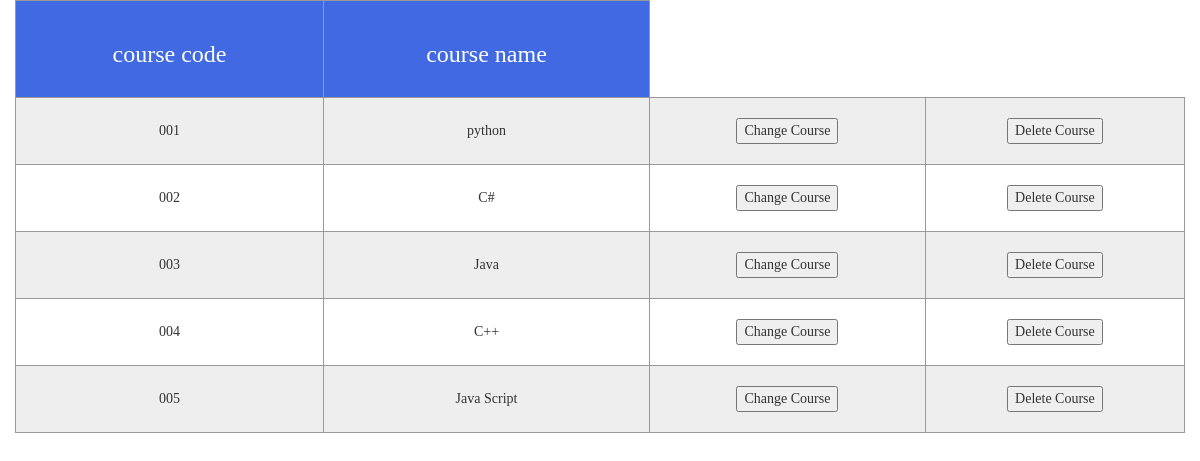
Screenshot of /select_course/ (signed in) with the database file from the repository.
### WEB1/models.py (models this page shows)
class Course(models.Model):
    id = models.AutoField(primary_key=True)
    code = models.CharField(max_length=33)
    name = models.CharField(max_length=33)

### WEB1/view_set/course_view.py (the view)
# urls.py: path('select_course/',course_view.select_course,name='select_course'),
@login_required
@permission_required('WEB1.view_course',raise_exception=True)#要和admin里面权限对应
def select_course(request):
    if request.method == 'GET':
        mycourse = Course.objects.all()
        return render(request,'select_course.html',{'mycourse':mycourse})

### templates/select_course.html (shortened to what this page needs)
<!DOCTYPE html>
<html lang="en">
<head>
    <link rel="stylesheet" href="../static/css/bootstrap.css">
    <link rel="stylesheet" href="../static/css/animate.css">
    <link rel="stylesheet" href="../static/css/font-awesome.min.css">
    <link rel="stylesheet" href="../static/css/plugins/nprogress/nprogress.css">
    <link rel="stylesheet" href="../static/css/plugins/metisMenu/metisMenu.css">
    <link rel="stylesheet" href="../static/css/style.css">
</head>
<body class="">
    <div class="content">
        <div class="row">
            <div class="col-sm-12">
                <table id="table" class="animated fadeInRight" data-row-style="rowStyle" data-mobile-responsive="true">
                    <thead style="align-content: center">
                        <tr>
                            <th><h3>course code</h3></th>
                            <th><h3>course name</h3></th>
                        </tr>
                    </thead>
                    <tbody style="text-align: center">
                        {% for c in mycourse %}
                           <tr>
                            <td>{{ c.code }}</td>
                            <td>{{ c.name }}</td>
                            <td><button onclick="window.location.href='{% url 'change_course' %}?id={{ c.id }}'">Change Course</button></td>
                            <td><button onclick="deleteCourse({{ c.id }})">Delete Course</button></td>
                           </tr>
                        {% endfor %}
                    </tbody>
                </table>
            </div>
        </div>
    </div>
</body>
</html>

### static/css/style.css (style rules this page uses)
html, body { height: 100%; overflow-x: hidden; font-family: Microsoft YaHei; }
body { margin: 0; }
.row { margin-right: 0; margin-left: 0; }
table { width: 100%; border-collapse: collapse; }
th,td { border: 1px solid #999; text-align: center; padding: 20px 0; }
table thead tr { background-color: #4169E1; color: #fff; }
table tbody tr:nth-child(odd) { background-color: #eee; }

### rows the page displays
Course: code "001", name "python"
Course: code "002", name "C#"
Course: code "003", name "Java"
Course: code "004", name "C++"
Course: code "005", name "Java Script"
